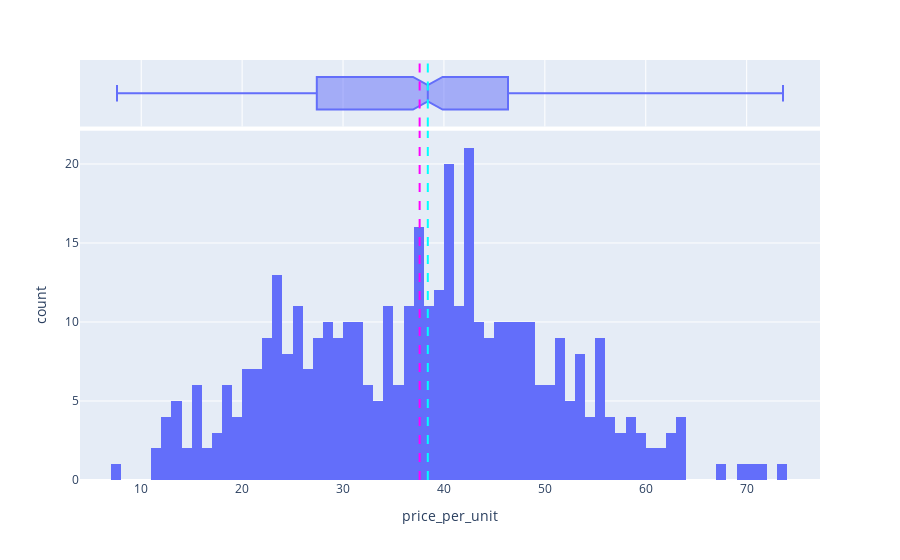

Here is the notebook cell this chart was saved with:
### Markdown cell above
### On supprime les anomalies

### Code cell
data = data[data['price_per_unit'] <= 73.6]

fig = px.histogram(data, x='price_per_unit', marginal='box', nbins=100)
fig.add_vline(data.price_per_unit.mean(), line_color ='magenta', line_dash='dash')
fig.add_vline(data.price_per_unit.median(), line_color ='cyan', line_dash='dash')

### Figure 1 — Plotly figure (JSON) as saved in the notebook; plotly's stock layout.template omitted (floating-point values rounded to 4 significant figures; data arrays with more than 128 entries replaced by an {"elided": "..."} marker saying what was removed)
{"data": [{"alignmentgroup": "True", "bingroup": "x", "hovertemplate": "price_per_unit=%{x}<br>count=%{y}<extra></extra>", "legendgroup": "", "marker": {"color": "#636efa", "pattern": {"shape": ""}}, "name": "", "nbinsx": 100, "offsetgroup": "", "orientation": "v", "showlegend": false, "type": "histogram", "x": {"elided": "411 float values"}, "xaxis": "x", "yaxis": "y"}, {"alignmentgroup": "True", "hovertemplate": "price_per_unit=%{x}<extra></extra>", "legendgroup": "", "marker": {"color": "#636efa"}, "name": "", "notched": true, "offsetgroup": "", "showlegend": false, "type": "box", "x": {"elided": "411 float values"}, "xaxis": "x2", "yaxis": "y2"}], "layout": {"barmode": "relative", "legend": {"tracegroupgap": 0}, "margin": {"t": 60}, "shapes": [{"line": {"color": "magenta", "dash": "dash"}, "type": "line", "x0": 37.59, "x1": 37.59, "xref": "x", "y0": 0, "y1": 1, "yref": "y domain"}, {"line": {"color": "magenta", "dash": "dash"}, "type": "line", "x0": 37.59, "x1": 37.59, "xref": "x2", "y0": 0, "y1": 1, "yref": "y2 domain"}, {"line": {"color": "cyan", "dash": "dash"}, "type": "line", "x0": 38.4, "x1": 38.4, "xref": "x", "y0": 0, "y1": 1, "yref": "y domain"}, {"line": {"color": "cyan", "dash": "dash"}, "type": "line", "x0": 38.4, "x1": 38.4, "xref": "x2", "y0": 0, "y1": 1, "yref": "y2 domain"}], "xaxis": {"anchor": "y", "domain": [0, 1], "title": {"text": "price_per_unit"}}, "xaxis2": {"anchor": "y2", "domain": [0, 1], "matches": "x", "showgrid": true, "showticklabels": false}, "yaxis": {"anchor": "x", "domain": [0, 0.8316], "title": {"text": "count"}}, "yaxis2": {"anchor": "x2", "domain": [0.8416, 1], "matches": "y2", "showgrid": false, "showline": false, "showticklabels": false, "ticks": ""}}}
